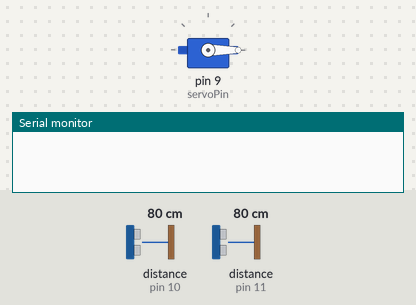
A sketch run on a simulated Arduino Uno, built with avr-gcc and run on an emulated ATmega328P. Shown: servo, the last lines printed to the serial monitor. Inputs (shaded band) come from the test bench; at power-on: distance to the obstacle (sensors on pin 11, pin 10) 80 cm. The echo pulse lasts 58.3 µs per cm.

Above: at 1.2 s.
1.3 s: distance to the obstacle (sensor on pin 11) set to 16 cm
2.8 s: distance to the obstacle (sensor on pin 11) set to 13 cm
At 4.7 s:
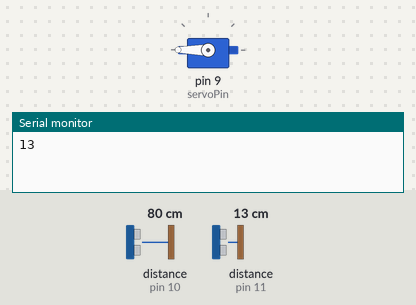
7.8 s: distance to the obstacle (sensor on pin 11) set to 18 cm
At 8.8 s:
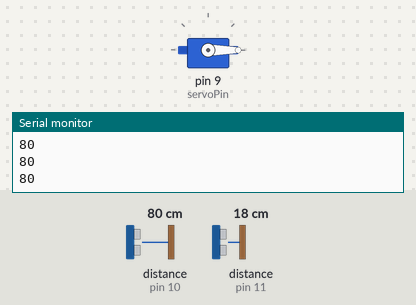
10.4 s: distance to the obstacle (sensor on pin 11) set to 2 cm
At 10.83 s:
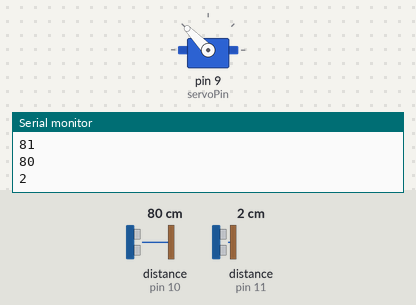
Timing chart, 0 to 16.4 s (numbered marks = the images above; inputs shaded):
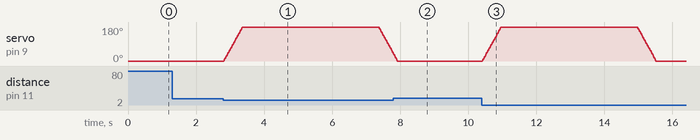

Measured:
- the behaviour switches between 15 and 14 cm on distance to the obstacle (sensor on pin 11) (found by bisection; images 0 and 1)
- after the input at 1.3 s, every drawn part: stays the same
- after the input at 2.8 s, servo on pin 9 (servoPin): rises from 0° to 180° in 0.55 s, then falls to 39° in 4.4 s
- after the input at 7.8 s, servo on pin 9 (servoPin): goes on until 7.9 s, then stays 0°
- after the input at 10.4 s, servo on pin 9 (servoPin): rises from 0° to 180° in 0.55 s, then falls to 0° in 4.6 s

The sketch:

TeamProject.ino
```cpp
#include <Ultrasonic.h>
//download from
//https://www.arduinolibraries.info/libraries/ultrasonic
//Not standard
#include <Servo.h>
//lid automation
const int trigPin1 = 8;
const int echoPin1 = 10;
//height measurement
const int trigPin2 = 12;
const int echoPin2 = 11;

const int openServoPosition = 180;
const int closedServoPosition = 0;

const int servoPin = 9;
const int force0 = A0;
const int force1 = A1;
const int force2 = A2;
const int force3 = A3;

int height = 0;
int weight = 0;

Servo servo;

Ultrasonic ultrasonic1(trigPin1, echoPin1);
Ultrasonic ultrasonic2(trigPin2, echoPin2);


void setup() {
  Serial.begin(9600);

  servo.attach(servoPin);
  servo.write(closedServoPosition);
  //init servo, pins for ultrsonic,pins for force
  //close the lid

}

void loop() {
  if (isTriggered()) {
    openLid();
    collectData();
    Serial.println("height");
    Serial.println(height);
    Serial.println(readUltra(1));
  }
}

//function check if lid is triggered
//return true if lid needs to be open
bool isTriggered() {
  if (readUltra(2) < 15) {
    if (readUltra(2) < 15) {
      Serial.println(readUltra(2));
      return true;
    }
  }
  return false;
}
void openLid() {
  //open lid
  for (int pos = closedServoPosition; pos <= openServoPosition; pos += 1) {
    servo.write(pos);              // tell servo to go to position in variable 'pos'
    delay(3);                       // waits 15ms for the servo to reach the position
  }
  //wait 4 seconds
  delay(4000);
  //close lid
  for (int pos = openServoPosition; pos >= closedServoPosition; pos -= 1) {
    servo.write(pos);              // tell servo to go to position in variable 'pos'
    delay(3);                       // waits 15ms for the servo to reach the position
  }
}
void collectData() {
  int tmp = 50;
  int diff = 0;
  for (int i = 0; i < 100; i++) {
    int tmp2 = readUltra(1);
    if (tmp2 && i >49) {
      Serial.println(tmp2);
      tmp = tmp + tmp2;
      diff = diff + 1;
    }
    delay(5);
    }
  Serial.println(tmp);
  Serial.println(diff);
  tmp = tmp / diff;
  Serial.println(tmp);
  height = tmp;
  weight = readWeight();

  //send data
}
//read ultrasonic sensor in CM
//number is either 1 or 2, depending on the ultrasonic read
unsigned int readUltra(int number) {
  if (number == 1) {
    return ultrasonic1.read();
  } else {
    return ultrasonic2.read();
  }
}
//return the combine weight on the force sensors
//may need to subtract so weight for inner bucket and lid
unsigned int readWeight() {
  return analogRead(force0) + analogRead(force1) + analogRead(force2) + analogRead(force3);
}
```
